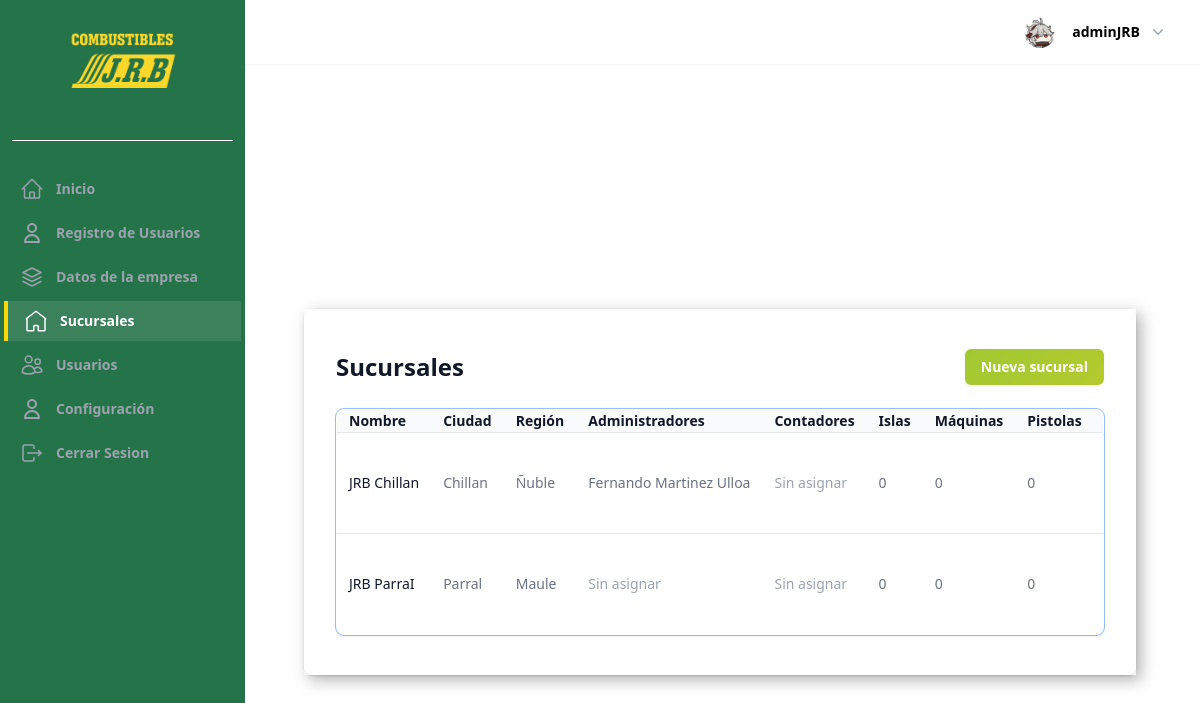
Before: /sucursales/ (signed in) with the older database file.
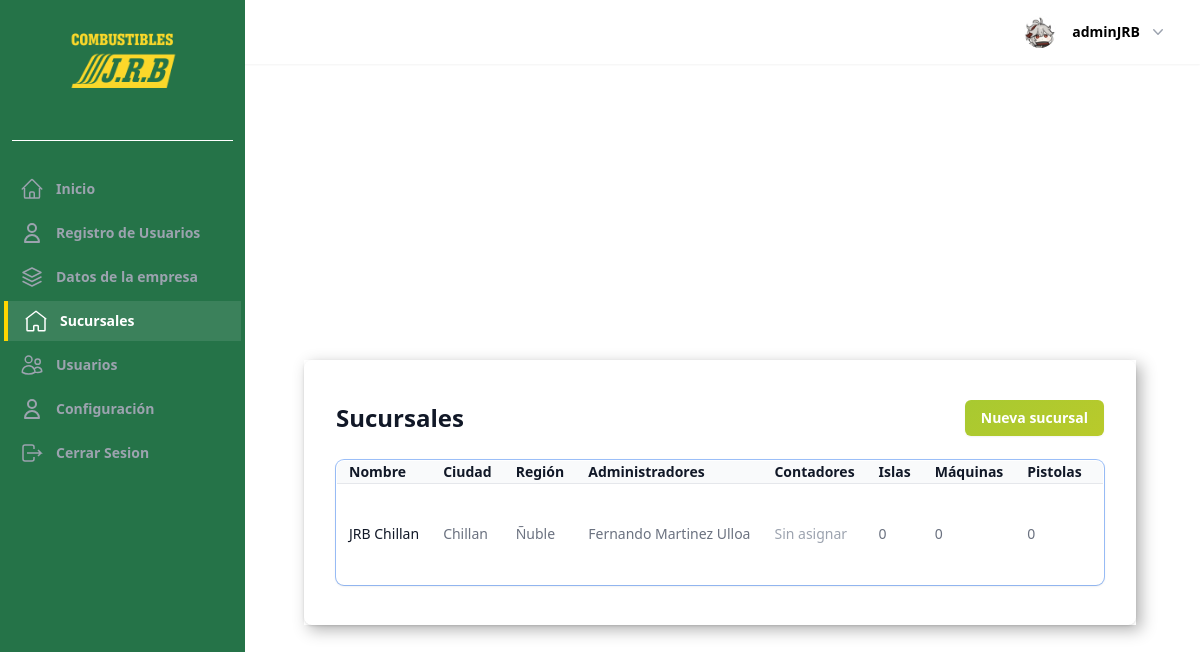
After: the same page with the newer database file.
### UsuarioApp/models.py (models this page shows, shortened)
class Profile(models.Model):
    last_activity = models.DateTimeField(null=True, blank=True)
    image = models.ImageField(upload_to=profile_picture_path, default="profile.webp")
    user_FK = models.OneToOneField(
        User, on_delete=models.CASCADE, related_name="profile",
    )
    position_FK = models.ForeignKey(
        Position, on_delete=models.SET_NULL, null=True, blank=True
    )
    company_rut = models.CharField(
        max_length=12,
        blank=True,
        null=True,
        validators=[
            RegexValidator(
                regex=r"^[0-9.]+-[0-9kK]{1}$",
                message="Ingrese un RUT válido en el formato 12.345.678-9",
            )
        ],
        verbose_name="RUT Empresa",
    )
    phone = models.CharField(max_length=20, blank=True, verbose_name="Teléfono")
    gender = models.CharField(
        max_length=1,
        choices=GENDER_CHOICES,
        null=True,
        blank=True,
        verbose_name="Sexo",
    )
    date_of_birth = models.DateField(
        null=True,
        blank=True,
        verbose_name="Fecha de nacimiento",
    )
    salario = models.DecimalField(
        max_digits=10, decimal_places=2, null=True, blank=True, verbose_name="Salario",
    )
    address = models.CharField(max_length=255, blank=True, verbose_name="Dirección")
    date_of_hire = models.DateField(null=True, blank=True, verbose_name="Fecha de contratación")
    is_partime = models.BooleanField(
        default=False,
        choices=[(True, "Tiempo completo"), (False, "Medio tiempo")],
        verbose_name="Tipo de jornada",
    )
    examen_medico = models.FileField(
        upload_to="documentos/examenes/",
        null=True,
        blank=True,
        verbose_name="Examen médico",
    )
    contrato = models.FileField(
        upload_to="documentos/contratos/",
        null=True,
        blank=True,
        verbose_name="Contrato",
    )
    current_branch = models.ForeignKey(
        Sucursal,
        on_delete=models.SET_NULL,
        null=True,
        blank=True,
        related_name="current_profiles",
        verbose_name="Sucursal actual",
    )
    def save(self, *args, **kwargs):
        update_last_activity = kwargs.pop("update_last_activity", False)
        if update_last_activity:
            self.last_activity = timezone.now()
            kwargs["update_fields"] = ["last_activity"]
        if self.pk:
            handle_old_image(Profile, self.pk, self.image)
        super(Profile, self).save(*args, **kwargs)
        if self.image and os.path.exists(self.image.path):
            resize_image(self.image.path, 300)
            crop_image(self.image.path, 300)
    def update_last_activity(self):
        self.save(update_last_activity=True)
    def _has_permission(self, code: str) -> bool:
        return bool(self.position_FK and self.position_FK.permission_code == code)
    def is_owner(self) -> bool:
        return self._has_permission("OWNER")
    class Meta:
        verbose_name = "Perfil"
        verbose_name_plural = "Perfiles"
        ordering = ["-id"]

### sucursalApp/models.py (models this page shows, shortened)
class Sucursal(models.Model):
    company = models.ForeignKey(
        "homeApp.Company",
        on_delete=models.CASCADE,
        related_name="branches",
        verbose_name="Empresa",
    )
    name = models.CharField("Nombre", max_length=255)
    address = models.CharField("Dirección", max_length=255)
    city = models.CharField("Ciudad", max_length=100)
    region = models.CharField("Región", max_length=100)
    phone = models.CharField("Teléfono", max_length=30, blank=True)
    email = models.EmailField("Correo electrónico", blank=True)
    islands = models.PositiveIntegerField("Islas", default=0)
    created_at = models.DateTimeField("Fecha de creación", auto_now_add=True)
    updated_at = models.DateTimeField("Fecha de actualización", auto_now=True)
    class Meta:
        verbose_name = "Sucursal"
        verbose_name_plural = "Sucursales"
        ordering = ("name",)
    @property
    def machines_count(self) -> int:
        islands = SucursalStaff._get_related_items(self, "branch_islands")
        return sum(
            SucursalStaff._count_items(
                SucursalStaff._get_related_items(island, "machines")
            )
            for island in islands
        )
    @property
    def nozzles_count(self) -> int:
        return sum(
            machine.nozzles.count()
            for island in self.branch_islands.all()
            for machine in island.machines.all()
        )
    def get_staff_for_role(self, role: str | Iterable[str]):
        if isinstance(role, str):
            roles: Sequence[str | None] = (role,)
        else:
            roles = tuple(role)
        assignments = [
            assignment
            for assignment in self.staff.all()
            if assignment.role in roles
        ]
        return [assignment.profile for assignment in assignments]
    @property
    def administrators(self):
        return self.get_staff_for_role("ADMINISTRATOR")
    @property
    def accountants(self):
        return self.get_staff_for_role("ACCOUNTANT")

### sucursalApp/views.py (the view)
# urls.py: path("", views.SucursalListView.as_view(), name="sucursal_list"),
class SucursalListView(OwnerCompanyMixin, FormMixin, ListView):
    model = Sucursal
    template_name = "pages/sucursales/sucursal_list.html"
    context_object_name = "sucursales"
    form_class = SucursalForm
    success_url = reverse_lazy("sucursal_list")
    def get_queryset(self) -> QuerySet[Sucursal]:
        company = self.get_company()
        if company is None:
            return Sucursal.objects.none()
        return (
            Sucursal.objects.filter(company=company)
            .select_related("company")
            .prefetch_related(
                Prefetch(
                    "branch_islands",
                    queryset=Island.objects.prefetch_related(
                        Prefetch(
                            "machines",
                            queryset=Machine.objects.prefetch_related("nozzles"),
                        )
                    ),
                ),
                Prefetch(
                    "staff",
                    queryset=SucursalStaff.objects.select_related(
                        "profile__user_FK", "profile__position_FK"
                    ),
                ),
            )
        )

### templates/pages/sucursales/sucursal_list.html (shortened to what this page needs)
{% extends "components/Layout/base_pages.html" %}
{% block content_pages %}
  <div class="flex items-center justify-between mb-6">
    <h1 class="text-2xl font-semibold text-gray-900">Sucursales</h1>
    <a
      href="{% url 'sucursal_create' %}"
      class="inline-flex items-center rounded-md bg-gradient-to-br px-4 py-2 text-sm font-semibold text-white shadow-sm hover:bg-blue-500 focus-visible:outline focus-visible:outline-2 focus-visible:outline-offset-2 focus-visible:outline-blue-600"
    >
      Nueva sucursal
    </a>
  </div>
  {% if sucursales %}
    <div class="overflow-hidden rounded-lg shadow ring-1 ring-black ring-opacity-5">
      <table class="min-w-full divide-y divide-gray-300">
        <thead class="bg-gray-50">
          <tr>
            <th scope="col" class="px-3 py-3.5 text-left text-sm font-semibold text-gray-900">Nombre</th>
            <th scope="col" class="px-3 py-3.5 text-left text-sm font-semibold text-gray-900">Ciudad</th>
            <th scope="col" class="px-3 py-3.5 text-left text-sm font-semibold text-gray-900">Región</th>
            <th scope="col" class="px-3 py-3.5 text-left text-sm font-semibold text-gray-900">Administradores</th>
            <th scope="col" class="px-3 py-3.5 text-left text-sm font-semibold text-gray-900">Contadores</th>
            <th scope="col" class="px-3 py-3.5 text-left text-sm font-semibold text-gray-900">Islas</th>
            <th scope="col" class="px-3 py-3.5 text-left text-sm font-semibold text-gray-900">Máquinas</th>
            <th scope="col" class="px-3 py-3.5 text-left text-sm font-semibold text-gray-900">Pistolas</th>
            <th scope="col" class="relative py-3.5 pl-3 pr-4 sm:pr-6"><span class="sr-only">Editar</span></th>
          </tr>
        </thead>
        <tbody class="divide-y divide-gray-200 bg-white">
          {% for sucursal in sucursales %}
            <tr>
              <td class="whitespace-nowrap px-3 py-4 text-sm text-gray-900 font-medium">{{ sucursal.name }}</td>
              <td class="whitespace-nowrap px-3 py-4 text-sm text-gray-500">{{ sucursal.city }}</td>
              <td class="whitespace-nowrap px-3 py-4 text-sm text-gray-500">{{ sucursal.region }}</td>
              <td class="whitespace-nowrap px-3 py-4 text-sm text-gray-500">
                {% if sucursal.administrators %}
                  <ul class="space-y-1">
                    {% for profile in sucursal.administrators %}
                      {% with full_name=profile.user_FK.get_full_name %}
                        <li>{{ full_name|default:profile.user_FK.username }}</li>
                      {% endwith %}
                    {% endfor %}
                  </ul>
                {% else %}
                  <span class="text-gray-400">Sin asignar</span>
                {% endif %}
              </td>
              <td class="whitespace-nowrap px-3 py-4 text-sm text-gray-500">
                {% if sucursal.accountants %}
                  <ul class="space-y-1">
                    {% for profile in sucursal.accountants %}
                      {% with full_name=profile.user_FK.get_full_name %}
                        <li>{{ full_name|default:profile.user_FK.username }}</li>
                      {% endwith %}
                    {% endfor %}
                  </ul>
                {% else %}
                  <span class="text-gray-400">Sin asignar</span>
                {% endif %}
              </td>
              <td class="whitespace-nowrap px-3 py-4 text-sm text-gray-500">{{ sucursal.branch_islands.count }}</td>
              <td class="whitespace-nowrap px-3 py-4 text-sm text-gray-500">{{ sucursal.machines_count }}</td>
              <td class="whitespace-nowrap px-3 py-4 text-sm text-gray-500">{{ sucursal.nozzles_count }}</td>
              <td class="whitespace-nowrap py-4 pl-3 pr-4 text-right text-sm font-medium sm:pr-6">
                <div class="flex flex-col items-center gap-2">
                  <form
                    action="{% url 'sucursal_delete' sucursal.pk %}"
                    method="post"
                    class="inline"
                    onsubmit="return confirm('¿Estás seguro de eliminar la sucursal {{ sucursal.name }}? Esta acción no se puede deshacer.');"
                  >
                    <button type="submit" class="text-red-600 hover:text-red-800">Eliminar</button>
                  </form>
                </div>
              </td>
            </tr>
          {% endfor %}
        </tbody>
      </table>
    </div>
  {% else %}
    <p class="text-sm text-gray-500">Aún no has creado sucursales.</p>
  {% endif %}
{% endblock content_pages %}

### templates/components/header/components/profile.html (shortened to what this page needs)
{% load static %}
<div class="relative" x-data="{ openUser: false }">
  <button type="button" class="-m-1.5 flex items-center p-1.5" id="user-menu-button" aria-expanded="false" aria-haspopup="true" @click="openUser = !openUser">
    <img class="h-8 w-8 rounded-full bg-gray-50" src="{{ request.user.profile.image.url }}" alt="perfil">
    <span class="hidden lg:flex lg:items-center">
      <span class="ml-4 text-sm font-semibold leading-6 text-black" aria-hidden="true">{{ request.user }}</span>
      <svg class="ml-2 h-5 w-5 text-gray-400" viewBox="0 0 20 20" fill="currentColor" aria-hidden="true">
        <path fill-rule="evenodd" d="M5.23 7.21a.75.75 0 011.06.02L10 11.168l3.71-3.938a.75.75 0 111.08 1.04l-4.25 4.5a.75.75 0 01-1.08 0l-4.25-4.5a.75.75 0 01.02-1.06z" clip-rule="evenodd" />
      </svg>
    </span>
  </button>
</div>

Changed rows visible on the page:
removed Sucursal: name "JRB ParraI", city "Parral", region "Maule", shows "Sin asignar", branch_islands.count "0", machines_count "0", nozzles_count "0"
